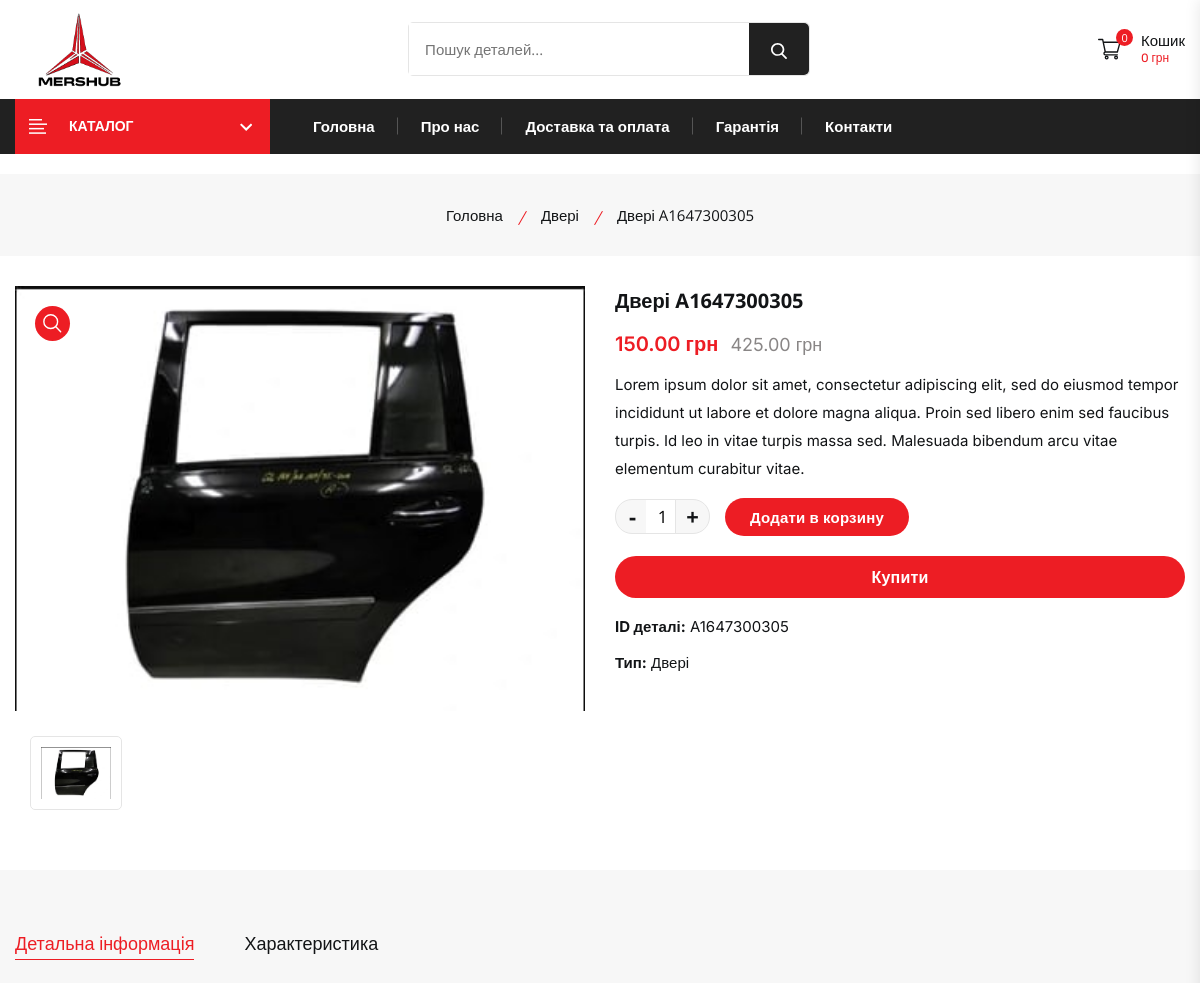
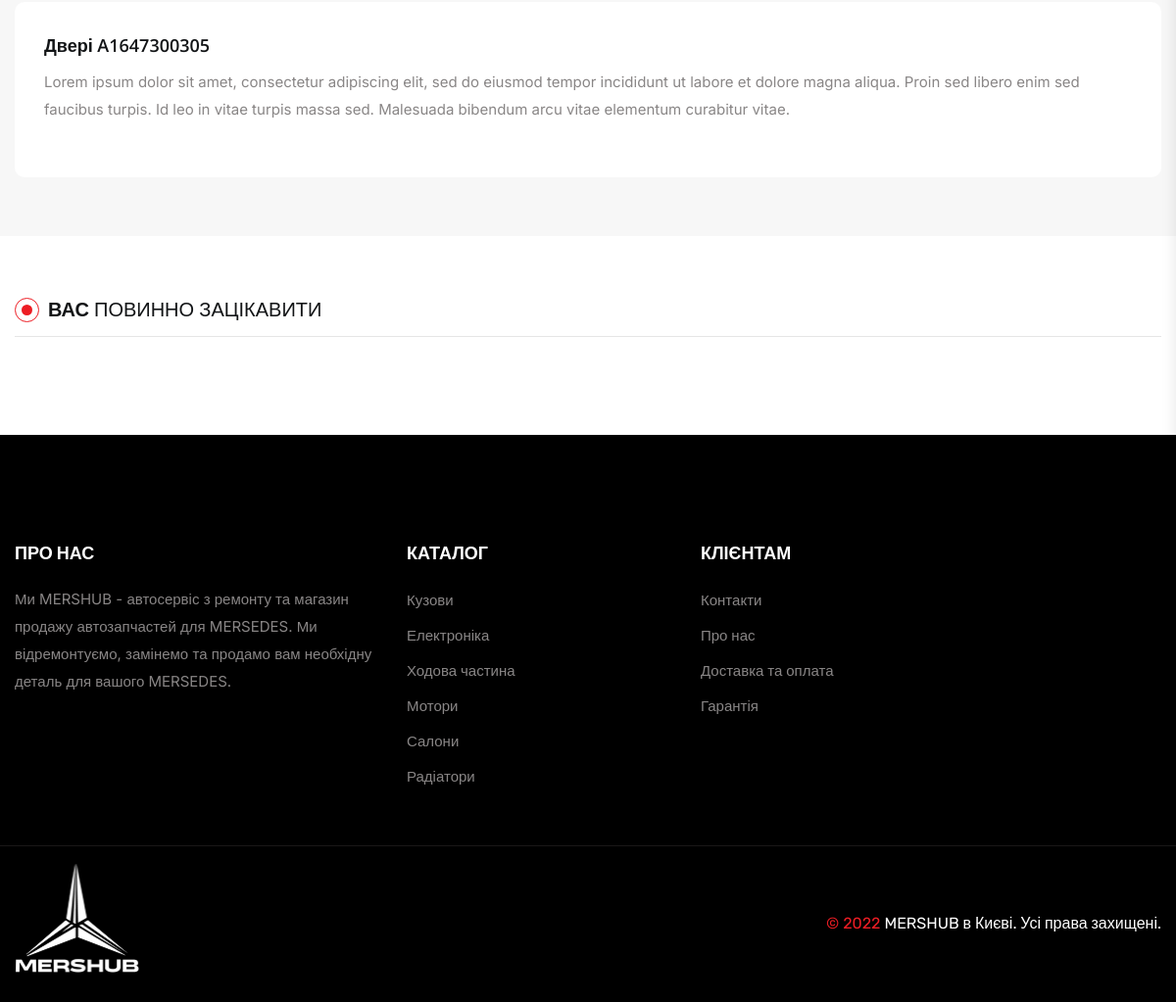
Page /shop/dveri-a1647300305 on the committed database (2 pictures, top to bottom).
### shop/models.py (models this page shows, shortened)
class Product(models.Model):
    id = models.CharField(max_length=15, primary_key=True, db_index=True, unique=True)
    category = models.ForeignKey(Category, on_delete=models.CASCADE, verbose_name='Категория')
    name = models.CharField(max_length=150,  verbose_name='Название детали')
    slug = models.SlugField(max_length=150)
    price = models.DecimalField(max_digits=10, decimal_places=2, verbose_name='Цена')
    is_special = models.BooleanField(default=False, verbose_name='Скидка')
    old_price = models.DecimalField(max_digits=10, blank=True, null=True, decimal_places=2, verbose_name='Старая цена')
    description = models.TextField(blank=True, verbose_name='Описание')
    remark = models.TextField(blank=True, verbose_name='Примечание')
    image = models.ImageField(upload_to=f'images/products/', verbose_name='Фотография')
    count = models.IntegerField(verbose_name='Количество на складе')
    used_quantity = models.IntegerField(verbose_name='Количество Б/У на складе')
    available = models.BooleanField(default=True, verbose_name='Наличие')
    best_seller = models.BooleanField(default=False, verbose_name='Найболее продаваемое')
    new_in = models.BooleanField(default=False, verbose_name='Новинка')
    created = models.DateTimeField(auto_now_add=True, verbose_name='Создано')
    update = models.DateTimeField(auto_now=True, verbose_name='Обновлено')
    class Meta:
        verbose_name = 'Деталь'
        verbose_name_plural = 'Детали'
        index_together = ('slug', )
        ordering = ('id', 'name', '-created')

class Category(models.Model):
    name = models.CharField(max_length=100, db_index=True, verbose_name='Название категории')
    slug = models.SlugField(max_length=100)
    image = models.ImageField(upload_to='images/category/', verbose_name='Фотография категории')
    icon = models.ImageField(upload_to='images/category/icons/', null=True, verbose_name='Иконка категории')
    subcategory = models.ForeignKey('Category', on_delete=models.CASCADE, null=True, blank=True, verbose_name='Категория')
    class Meta:
        verbose_name = 'Категория'
        verbose_name_plural = 'Категории'
        index_together = ('slug', )
        ordering = ('name', )

### shop/views.py (the view)
# urls.py: path('shop/<slug:slug>', ProductDetailView.as_view(), name='product')
class ProductDetailView(DetailView):
    template_name = 'product.html'
    context_object_name = 'product'
    model = Product
    queryset = Product.objects.all().select_related('category')
    def get_context_data(self, **kwargs):
        cart = Cart(self.request)
        context = super().get_context_data(**kwargs)
        product = self.get_object()
        images = ProductImages.objects.filter(product=product)
        products_be_like = Product.objects.exclude(id=product.id)\
            .filter(category=product.category)
        context['images'] = images
        context['products_be_like'] = products_be_like
        context['cart'] = cart
        return context

### cart/cart.py (called while the page is built)
    def get_total_price(self):
        return sum(float(item['price']) * item['count'] for item in self.cart.values())

    def __len__(self):
        return sum(item['count'] for item in self.cart.values())

### shop/templates/product.html (shortened to what this page needs)
{% extends 'base_shop.html' %}
{% load static %}
{% block content %}
        <main class="main__content_wrapper">
        <section class="breadcrumb__section breadcrumb__bg">
            <div class="container">
                <div class="row row-cols-1">
                    <div class="col">
                        <div class="breadcrumb__content text-center">
                            <ul class="breadcrumb__content--menu d-flex justify-content-center">
                                <li class="breadcrumb__content--menu__items"><a href="{% url 'shop:homepage' %}">Головна</a></li>
                                <li class="breadcrumb__content--menu__items"><a href="{% url 'shop:products_by_category' slug_category=product.category.slug %}">{{ product.category.name }}</a></li>
                                <li class="breadcrumb__content--menu__items"><span>{{ product.name }}</span></li>
                            </ul>
                        </div>
                    </div>
                </div>
            </div>
        </section>
        <section class="product__details--section section--padding">
            <div class="container">
                <div class="row row-cols-lg-2 row-cols-md-2">
                    <div class="col">
                        <div class="product__details--media">
                            <div class="single__product--preview  swiper mb-25">
                                <div class="swiper-wrapper">
                                    <div class="swiper-slide">
                                        <div class="product__media--preview__items">
                                            <a class="product__media--preview__items--link glightbox" data-gallery="product-media-preview" href="{{ product.image.url }}"><img class="product__media--preview__items--img" src="{{ product.image.url }}" alt="product-media-img"></a>
                                            <div class="product__media--view__icon">
                                                <a class="product__media--view__icon--link glightbox" href="{{ product.image.url }}" data-gallery="product-media-preview">
                                                </a>
                                            </div>
                                        </div>
                                    </div>
                                </div>
                            </div>
                            <div class="single__product--nav swiper">
                                <div class="swiper-wrapper">
                                    <div class="swiper-slide">
                                        <div class="product__media--nav__items">
                                            <img class="product__media--nav__items--img" src="{{ product.image.url }}" alt="product-nav-img">
                                        </div>
                                    </div>
                                </div>
                            </div>
                        </div>
                    </div>
                    <div class="col">
                        <div class="product__details--info">
                            <form action="{% url 'cart:cart_add' product_slug=product.slug %}" method="GET">
                                <h2 class="product__details--info__title mb-15">{{ product.name }}</h2>
                                <div class="product__details--info__price mb-12">
                                    {% if product.is_special %}
                                        <span class="current__price">{{ product.price }} грн</span>
                                        <span class="old__price">{{ product.old_price }} грн</span>
                                    {% else %}
                                        <span class="old__price">{{ product.price }} грн</span>
                                    {% endif %}
                                </div>
                                <p class="product__details--info__desc mb-15">{{ product.description }}</p>
                                <div class="product__variant">
                                    <div class="product__variant--list quantity d-flex align-items-center mb-20">
                                        <div class="quantity__box">
                                            <button type="button" class="quantity__value quickview__value--quantity decrease" aria-label="quantity value" value="Decrease Value">-</button>
                                            <label>
                                                <input name="count" type="number" class="quantity__number quickview__value--number" value="1" data-counter />
                                            </label>
                                            <button type="button" class="quantity__value quickview__value--quantity increase" aria-label="quantity value" value="Increase Value">+</button>
                                        </div>
                                        <button class="primary__btn quickview__cart--btn" type="submit">Додати в корзину</button>
                                    </div>
                                    <div class="product__variant--list mb-15">
                                        <button class="variant__buy--now__btn primary__btn" type="submit">Купити</button>
                                    </div>
                                    <div class="product__variant--list mb-15">
                                        <div class="product__details--info__meta">
                                            <p class="product__details--info__meta--list"><strong>ID деталі:</strong>  <span>{{ product.id }}</span> </p>
                                            <p class="product__details--info__meta--list"><strong>Тип:</strong>  <span>{{ product.category.name }}</span> </p>
                                        </div>
                                    </div>
                                </div>
                            </form>
                        </div>
                    </div>
                </div>
            </div>
        </section>
        <section class="product__details--tab__section section--padding">
            <div class="container">
                <div class="row row-cols-1">
                    <div class="col">
                        <ul class="product__tab--one product__details--tab d-flex mb-30">
                            <li class="product__details--tab__list active" data-toggle="tab" data-target="#description">Детальна інформація</li>
                            <li class="product__details--tab__list" data-toggle="tab" data-target="#information">Характеристика</li>
                        </ul>
                        <div class="product__details--tab__inner border-radius-10">
                            <div class="tab_content">
                                <div id="description" class="tab_pane active show">
                                    <div class="product__tab--content">
                                        <div class="product__tab--content__step mb-30">
                                            <h2 class="product__tab--content__title h4 mb-10">{{ product.name }}</h2>
                                            <p class="product__tab--content__desc">{{ product.description }}</p>
                                        </div>
                                    </div>
                                </div>
                            </div>
                        </div>
                    </div>
                </div>
            </div>
        </section>
        <section class="product__section section--padding ">
            <div class="container">
                <div class="section__heading border-bottom mb-30">
                    <h2 class="section__heading--maintitle">Вас <span>повинно зацікавити</span></h2>
                </div>
                <div class="product__section--inner pb-15 product__swiper--activation swiper">
                </div>
            </div>
        </section>
    </main>
{% endblock %}

### rows in the picture
Product: category.name "Двері", name "Двері A1647300305", image (picture), price "150.00", old_price "425.00", description "Lorem ipsum dolor sit amet, consectetur adipiscing elit, sed do eiusmod tempor incididunt ut labore et dolore magna aliqua. Proin sed libero enim sed faucibus turpis. Id leo in vitae turpis massa sed. Malesuada bibendum arcu vitae elementum curabitur vitae.", id "A1647300305"

### other values in the picture
{{ cart|length }} "0"
{{ cart.get_total_price }} "0"
